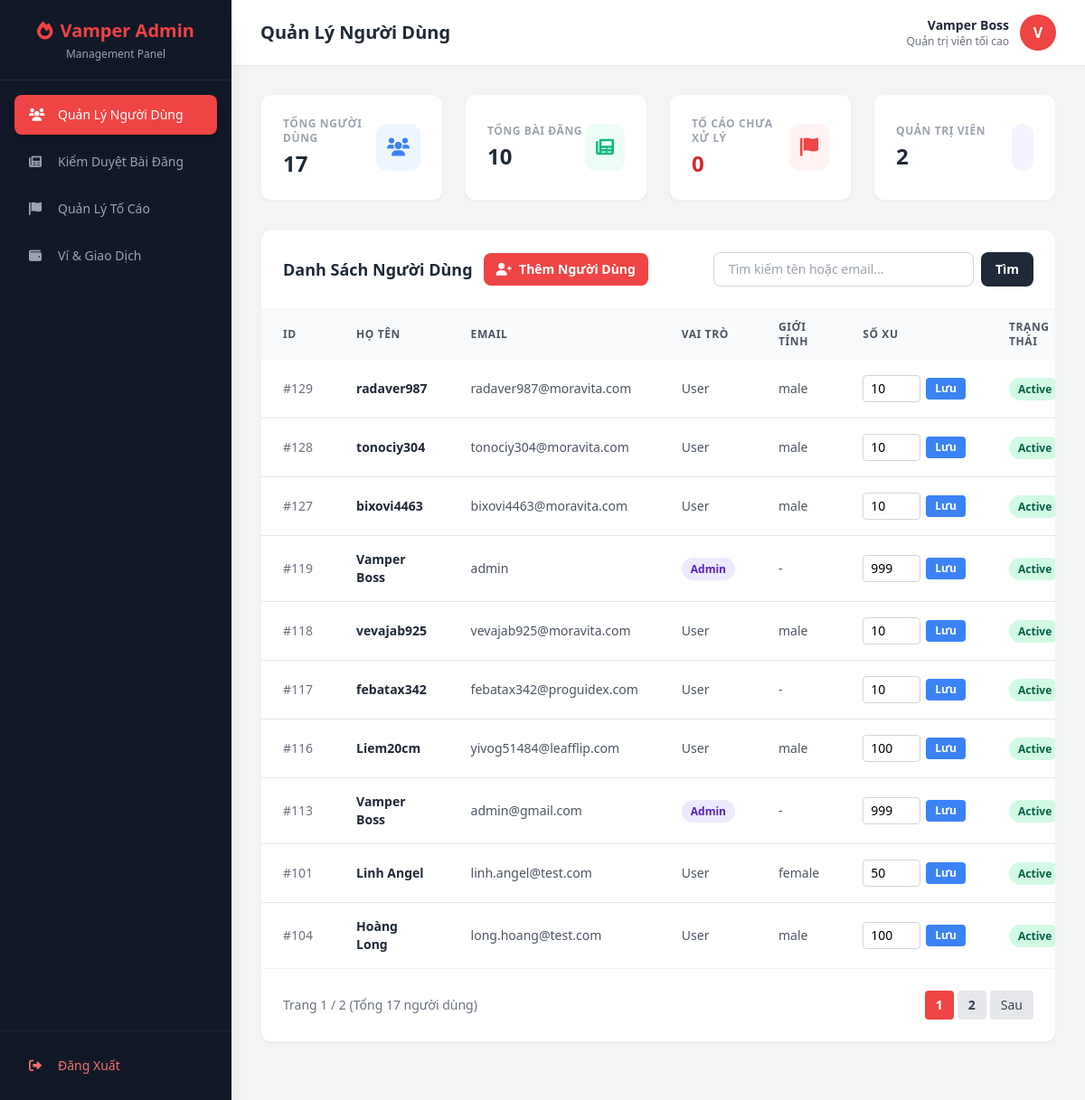
Screenshot of /backend_api/admin.php (signed in) with the database file from the repository.
### tables this page shows
CREATE TABLE `users` (
  `id` int NOT NULL,
  `full_name` varchar(100) NOT NULL,
  `email` varchar(100) NOT NULL,
  `role` enum('user','admin') NOT NULL DEFAULT 'user',
  `password` varchar(255) NOT NULL,
  `phone` varchar(20) DEFAULT NULL,
  `gender` enum('male','female','other') DEFAULT NULL,
  `date_of_birth` date DEFAULT NULL,
  `bio` text,
  `profile_photo` varchar(255) DEFAULT NULL,
  `location` varchar(100) DEFAULT NULL,
  `latitude` decimal(10,8) DEFAULT NULL,
  `longitude` decimal(11,8) DEFAULT NULL,
  `is_verified` tinyint(1) NOT NULL DEFAULT '0',
  `email_verified` tinyint(1) NOT NULL DEFAULT '0',
  `coins` int DEFAULT '10',
  `is_active` tinyint(1) DEFAULT '1',
  `created_at` timestamp NOT NULL DEFAULT CURRENT_TIMESTAMP,
  `updated_at` timestamp NOT NULL DEFAULT CURRENT_TIMESTAMP ON UPDATE CURRENT_TIMESTAMP
);

### backend_api/admin.php (the view, shortened to what the rows shown need)
<?php
$host = "localhost";
$db_name = "vamper_social";
$username = "root";
$password = "";
try {
    $db = new PDO("mysql:host=$host;dbname=$db_name;charset=utf8mb4", $username, $password);
    $db->setAttribute(PDO::ATTR_ERRMODE, PDO::ERRMODE_EXCEPTION);
} catch (PDOException $e) {
    die("Database Connection Error: " . $e->getMessage());
}
$tab = $_GET['tab'] ?? 'users';
$search = trim($_GET['search'] ?? '');
$page = max(1, intval($_GET['page'] ?? 1));
$limit = 10;
$offset = ($page - 1) * $limit;
$error = '';
$isAdminLoggedIn = isset($_SESSION['admin_logged_in']) && $_SESSION['admin_logged_in'] === true;
?>
<!DOCTYPE html>
<html lang="vi">
<head>
    <link href="https://cdn.jsdelivr.net/npm/tailwindcss@2.2.19/dist/tailwind.min.css" rel="stylesheet">
    <link rel="stylesheet" href="https://cdnjs.cloudflare.com/ajax/libs/font-awesome/6.0.0/css/all.min.css">
</head>
<body class="bg-gray-100 font-sans">
<?php if (!$isAdminLoggedIn): ?>
    <div class="min-h-screen flex items-center justify-center bg-gradient-to-br from-pink-500 to-red-600 px-4">
        <div class="bg-white p-8 rounded-2xl shadow-2xl w-full max-w-md">
            <div class="text-center mb-8">
                <div class="inline-block p-3 bg-red-100 rounded-full text-red-500 text-3xl mb-3">
                    <i class="fa-solid fa-heart-pulse"></i>
                </div>
                <h1 class="text-2xl font-bold text-gray-800">Vamper Admin Portal</h1>
                <p class="text-gray-500 text-sm mt-1">Đăng nhập để quản lý hệ thống</p>
            </div>
            <?php if ($error): ?>
                <div class="mb-4 p-3 bg-red-50 border-l-4 border-red-500 text-red-700 text-sm rounded">
                    <?= htmlspecialchars($error) ?>
                </div>
            <?php endif; ?>
            <form method="POST" class="space-y-4">
                <div>
                    <label class="block text-gray-700 text-sm font-semibold mb-2">Email Admin</label>
                    <input type="email" name="email" required class="w-full px-4 py-3 border border-gray-300 rounded-lg focus:outline-none focus:ring-2 focus:ring-red-500 text-sm" placeholder="admin@vamper.com">
                </div>
                <div>
                    <label class="block text-gray-700 text-sm font-semibold mb-2">Mật khẩu</label>
                    <input type="password" name="password" required class="w-full px-4 py-3 border border-gray-300 rounded-lg focus:outline-none focus:ring-2 focus:ring-red-500 text-sm" placeholder="••••••••">
                </div>
                <button type="submit" name="login" class="w-full py-3 bg-red-500 text-white font-semibold rounded-lg shadow-md hover:bg-red-600 transition duration-200">
                    Đăng Nhập Quản Trị
                </button>
            </form>
        </div>
    </div>
<?php else:
    try {
        $db->exec("CREATE TABLE IF NOT EXISTS reports (
            id INT AUTO_INCREMENT PRIMARY KEY,
            reporter_id INT NOT NULL,
            target_type VARCHAR(50) DEFAULT 'post',
            target_id INT NOT NULL,
            reason VARCHAR(255) NOT NULL,
            description TEXT NULL,
            status VARCHAR(50) DEFAULT 'pending',
            created_at TIMESTAMP DEFAULT CURRENT_TIMESTAMP
        ) ENGINE=InnoDB DEFAULT CHARSET=utf8mb4 COLLATE=utf8mb4_unicode_ci;");
        $db->exec("CREATE TABLE IF NOT EXISTS settings (
            `key` VARCHAR(255) PRIMARY KEY,
            `value` TEXT NOT NULL
        ) ENGINE=InnoDB DEFAULT CHARSET=utf8mb4 COLLATE=utf8mb4_unicode_ci;");
        $db->exec("CREATE TABLE IF NOT EXISTS transactions (
            id INT AUTO_INCREMENT PRIMARY KEY,
            user_id INT NOT NULL,
            amount_usd DECIMAL(10,2) NOT NULL,
            coins INT NOT NULL,
            gateway VARCHAR(50) DEFAULT 'PayPal',
            status VARCHAR(50) DEFAULT 'completed',
            created_at TIMESTAMP DEFAULT CURRENT_TIMESTAMP
        ) ENGINE=InnoDB DEFAULT CHARSET=utf8mb4 COLLATE=utf8mb4_unicode_ci;");
    } catch (Exception $e) {}
    if ($search) {
        $countStmt = $db->prepare("SELECT COUNT(*) FROM users WHERE full_name LIKE :s OR email LIKE :s");
        $like = "%$search%";
        $countStmt->bindParam(':s', $like);
        $countStmt->execute();
        $totalUsers = $countStmt->fetchColumn();
        $stmtUsers = $db->prepare("SELECT id, full_name, email, role, gender, coins, is_active, created_at FROM users WHERE full_name LIKE :s OR email LIKE :s ORDER BY created_at DESC LIMIT :limit OFFSET :offset");
        $stmtUsers->bindValue(':s', $like, PDO::PARAM_STR);
        $stmtUsers->bindValue(':limit', $limit, PDO::PARAM_INT);
        $stmtUsers->bindValue(':offset', $offset, PDO::PARAM_INT);
        $stmtUsers->execute();
    } else {
        $stmtUsers = $db->prepare("SELECT id, full_name, email, role, gender, coins, is_active, created_at FROM users ORDER BY created_at DESC LIMIT :limit OFFSET :offset");
        $stmtUsers->bindValue(':limit', $limit, PDO::PARAM_INT);
        $stmtUsers->bindValue(':offset', $offset, PDO::PARAM_INT);
        $stmtUsers->execute();
    }
    $users = $stmtUsers->fetchAll(PDO::FETCH_ASSOC);
?>
    <div class="flex h-screen overflow-hidden bg-gray-100">
        <div id="sidebar" class="fixed inset-y-0 left-0 z-50 w-64 bg-gray-900 text-white flex flex-col shadow-xl transform -translate-x-full md:translate-x-0 md:static md:inset-auto transition duration-300 ease-in-out">
            <div class="p-5 text-center border-b border-gray-800 flex justify-between items-center md:block">
                <h2 class="text-xl font-bold text-red-500 flex items-center justify-center gap-2">
                    <i class="fa-solid fa-fire"></i> Vamper Admin
                </h2>
            </div>
        </div>
        <div class="flex-1 flex flex-col overflow-y-auto">
            <header class="bg-white shadow-sm px-4 md:px-8 py-4 flex justify-between items-center sticky top-0 z-30">
                <div class="flex items-center gap-3">
                    <h1 class="text-base md:text-xl font-bold text-gray-800 truncate">
                        <?= $tab === 'users' ? 'Quản Lý Người Dùng' : ($tab === 'posts' ? 'Kiểm Duyệt Bài Đăng' : ($tab === 'reports' ? 'Quản Lý Tố Cáo' : 'Ví & Giao Dịch Tài Chính')) ?>
                    </h1>
                </div>
            </header>
            <main class="p-4 md:p-8 flex-1">
                <?php if ($tab === 'users'): ?>
                    <div class="bg-white rounded-xl shadow-sm border border-gray-100 overflow-hidden mb-8">
                        <div class="overflow-x-auto">
                            <table class="w-full text-left border-collapse min-w-[800px]">
                                <thead>
                                    <tr class="bg-gray-50 text-gray-600 text-xs uppercase font-semibold tracking-wider">
                                        <th class="py-3 px-4 md:px-6">ID</th>
                                        <th class="py-3 px-4 md:px-6">Họ Tên</th>
                                        <th class="py-3 px-4 md:px-6">Email</th>
                                        <th class="py-3 px-4 md:px-6">Vai Trò</th>
                                        <th class="py-3 px-4 md:px-6">Giới Tính</th>
                                        <th class="py-3 px-4 md:px-6">Số Xu</th>
                                        <th class="py-3 px-4 md:px-6">Trạng Thái</th>
                                    </tr>
                                </thead>
                                <tbody class="divide-y divide-gray-200 text-sm">
                                    <?php if (empty($users)): ?>
                                        <tr><td colspan="9" class="py-6 text-center text-gray-400">Không tìm thấy người dùng nào.</td></tr>
                                    <?php else: foreach ($users as $u):
                                        $statusBadge = $u['is_active'] == 1 ? '<span class="px-2.5 py-1 bg-green-100 text-green-800 rounded-full text-xs font-semibold">Active</span>' : '<span class="px-2.5 py-1 bg-red-100 text-red-800 rounded-full text-xs font-semibold">Banned</span>';
                                        $roleBadge = $u['role'] === 'admin' ? '<span class="px-2.5 py-1 bg-purple-100 text-purple-800 rounded-full text-xs font-semibold">Admin</span>' : '<span class="text-gray-600">User</span>';
                                    ?>
                                    <tr class="hover:bg-gray-50 transition">
                                        <td class="py-4 px-4 md:px-6 text-gray-500">#<?= $u['id'] ?></td>
                                        <td class="py-4 px-4 md:px-6 font-semibold text-gray-800"><?= htmlspecialchars($u['full_name'] ?? '') ?></td>
                                        <td class="py-4 px-4 md:px-6 text-gray-600"><?= htmlspecialchars($u['email']) ?></td>
                                        <td class="py-4 px-4 md:px-6"><?= $roleBadge ?></td>
                                        <td class="py-4 px-4 md:px-6 text-gray-600"><?= htmlspecialchars($u['gender'] ?? '-') ?></td>
                                        <td class="py-4 px-4 md:px-6">
                                            <form method="POST" class="flex items-center gap-1.5">
                                                <input type="number" name="coins" value="<?= intval($u['coins']) ?>" class="w-16 px-2 py-1 border border-gray-300 rounded text-sm focus:outline-none focus:ring-1 focus:ring-red-500">
                                                <button type="submit" class="px-2.5 py-1 bg-blue-500 text-white rounded text-xs font-semibold hover:bg-blue-600 transition">Lưu</button>
                                            </form>
                                        </td>
                                        <td class="py-4 px-4 md:px-6"><?= $statusBadge ?></td>
                                    </tr>
                                    <?php endforeach; endif; ?>
                                </tbody>
                            </table>
                        </div>
                    </div>
                <?php endif; ?>
            </main>
        </div>
    </div>
<?php endif; ?>
</body>
</html>

### rows the page displays
users: id "129", full_name "radaver987", email "radaver987@moravita.com", role "User", gender "male", coins "10", is_active "Active"
users: id "128", full_name "tonociy304", email "tonociy304@moravita.com", role "User", gender "male", coins "10", is_active "Active"
users: id "127", full_name "bixovi4463", email "bixovi4463@moravita.com", role "User", gender "male", coins "10", is_active "Active"
users: id "119", full_name "Vamper Boss", email "admin", role "Admin", gender "-", coins "999", is_active "Active"
users: id "118", full_name "vevajab925", email "vevajab925@moravita.com", role "User", gender "male", coins "10", is_active "Active"
users: id "117", full_name "febatax342", email "febatax342@proguidex.com", role "User", gender "-", coins "10", is_active "Active"
users: id "116", full_name "Liem20cm", email "yivog51484@leafflip.com", role "User", gender "male", coins "100", is_active "Active"
users: id "113", full_name "Vamper Boss", email "admin@gmail.com", role "Admin", gender "-", coins "999", is_active "Active"
users: id "101", full_name "Linh Angel", email "linh.angel@test.com", role "User", gender "female", coins "50", is_active "Active"
users: id "104", full_name "Hoàng Long", email "long.hoang@test.com", role "User", gender "male", coins "100", is_active "Active"

### other values shown
$_SESSION['admin_name'] "Vamper Boss"
substr($_SESSION['admin_name'], 0, 1) "V"
$stats['total_users'] "17"
$stats['total_posts'] "10"
$stats['pending_reports'] "0"
$stats['total_admins'] "2"
$page "1"
$totalPages "2"
$totalUsers "17"
